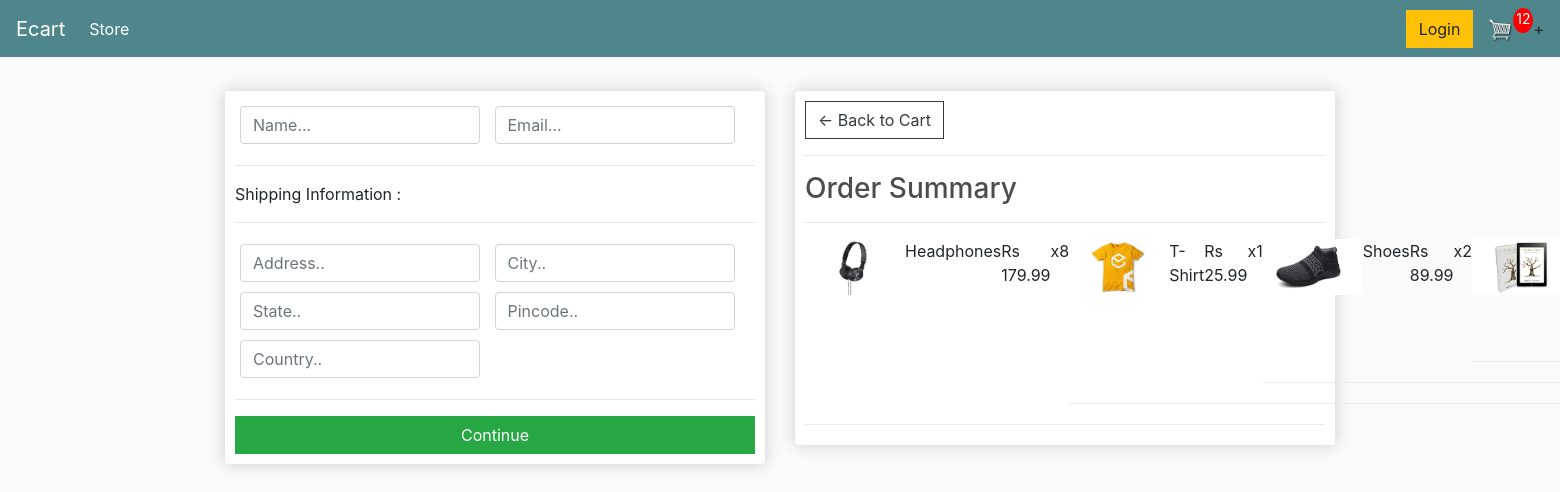
/checkout/ (signed in), run on an earlier commit of the app's database.
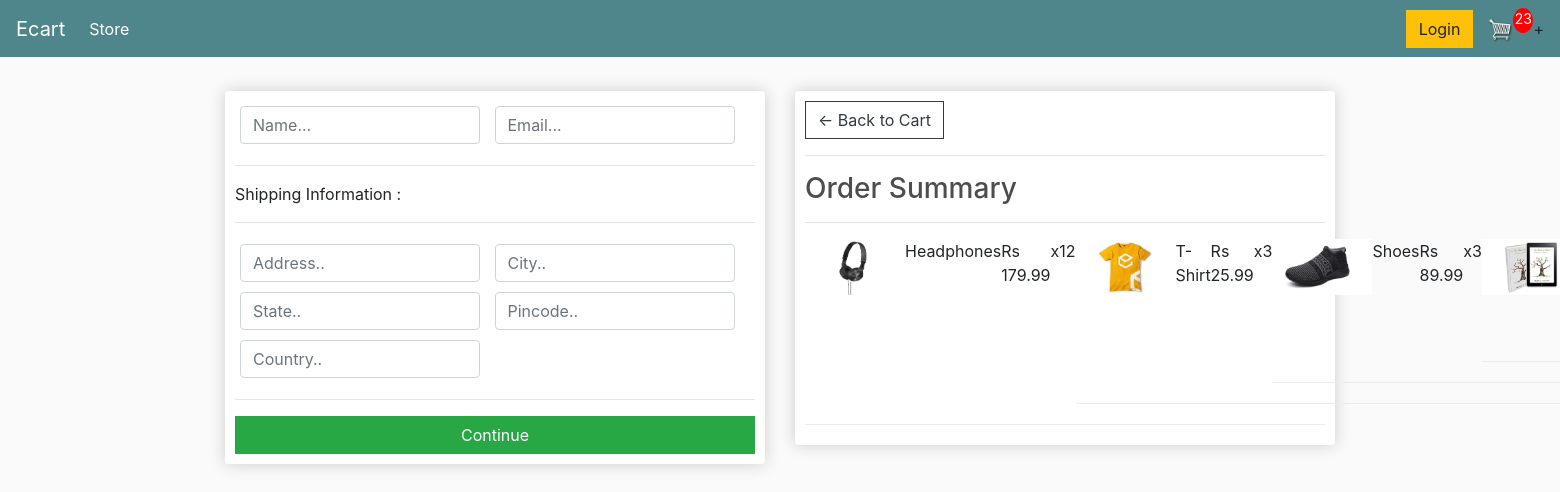
And on a later commit of the database.
### store/models.py (models this page shows, shortened)
class OrderItem(models.Model):
    product = models.ForeignKey(Product, on_delete=models.SET_NULL, blank=True, null=True)
    order = models.ForeignKey(Order, on_delete=models.SET_NULL, blank=True, null=True)
    quantity = models.IntegerField(default=0, null=True, blank=True)
    date_added = models.DateTimeField(auto_now_add=True)
    @property
    def get_total(self):
        total = self.product.price * self.quantity
        return total

class Product(models.Model):
    name = models.CharField(max_length=200, null=True)
    price = models.FloatField()
    digital = models.BooleanField(default=False, null=True, blank=False)
    image = models.ImageField(null=True,blank=True)
    @property
    def imageURL(self):
        try:
            url = self.image.url
        except:
            url = ''
        return url

### store/views.py (the view)
# urls.py: path('checkout/',views.checkout, name = "checkout"),
def checkout(request):
    if request.user.is_authenticated:
        customer = request.user.customer
        order, created = Order.objects.get_or_create(customer=customer, complete=False)
        items = order.orderitem_set.all()
        cartItems = order.get_cart_items
    else:
        items =[]
        order = {'get_cart_total': 0 , 'get_cart_items': 0, 'shipping':False}
        cartItems = order['get_cart_items']
    context ={'items':items, 'order': order, 'cartItems':cartItems}
    return render(request,'store/checkout.html', context)

### store/models.py (called while the page is built)
    @property
    def shipping(self):
        shipping = False
        orderitems = self.orderitem_set.all()
        for i in orderitems:
            if i.product.digital == False:
                shipping = True
        return shipping

    @property
    def get_cart_total(self):
        orderitems = self.orderitem_set.all()
        total = sum([item.get_total for item in orderitems])
        return total

    @property
    def get_cart_items(self):
        orderitems = self.orderitem_set.all()
        total = sum([item.quantity for item in orderitems])
        return total

### store/templates/store/checkout.html (shortened to what this page needs)
{% extends 'store/main.html' %} {% load static %} {% block content %}
<div class="row">
    <div class="col-lg-6">
        <div class="box-element" id="form-wrapper">
            <form id="form" action="">
                <div id="user-info">
                    <div class="form-field">
                        <input required class="form-control" type="text" name="name" placeholder="Name...">
                    </div>
                    <div class="form-field">
                        <input required class="form-control" type="email" name="email" placeholder="Email...">
                    </div>
                </div>
                <div id="shipping-info">
                    <hr>
                    <p>Shipping Information :</p>
                    <hr>
                    <div class="form-field">
                        <input class="form-control" type="text" name="address" placeholder="Address..">
                    </div>
                    <div class="form-field">
                        <input class="form-control" type="text" name="city" placeholder="City..">
                    </div>
                    <div class="form-field">
                        <input class="form-control" type="text" name="state" placeholder="State..">
                    </div>
                    <div class="form-field">
                        <input class="form-control" type="text" name="pincode" placeholder="Pincode..">
                    </div>
                    <div class="form-field">
                        <input class="form-control" type="text" name="country" placeholder="Country..">
                    </div>
                </div>
                <hr>
                <input id="form-buttom" class="btn btn-success btn-block" type="submit" value="Continue">
            </form>
        </div>
        <br>
    </div>
    <div class="col-lg-6">
        <div class="box-element">
            <a class="btn btn-outline-dark" href="{% url 'cart' %}">&#x2190; Back to Cart</a>
            <hr>
            <h3>Order Summary</h3>
            <hr> {% for item in items %}
            <div class="cart-row">
                <div style="flex:2"><img class="row-image" src="{{item.product.imageURL}}"></div>
                <div style="flex:2">
                    <p>{{item.product.name}}</p>
                </div>
                <div style="flex:1">
                    <p>Rs {{item.product.price}}</p>
                </div>
                <div style="flex:1">
                    <p>x{{item.quantity}}</p>
                </div>
                {% endfor %}
            </div>
        </div>
    </div>
</div>
{% endblock content %}

What changed in the data, as far as the page shows it:
changed OrderItem "Headphones": quantity "8" → "12"
changed OrderItem "T-Shirt": quantity "1" → "3"
changed OrderItem "Shoes": quantity "2" → "3"
Also different on the page:
{{ cartItems }}: "12" → "23"
